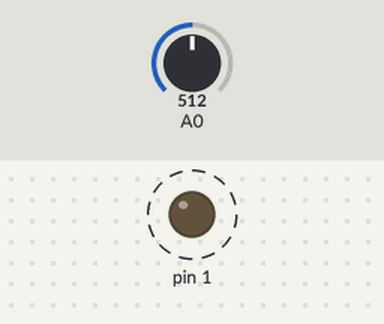
Bench run of a sketch on a simulated Arduino Uno, built for the host (arithmetic inside an expression is 32-bit, double 64-bit). On the bench: output pins drawn as LEDs (lit = HIGH). Dashed ring = blinking. Inputs (shaded band) come from the test bench; at power-on: A0 = 512.

Above: at 1.8 s.
1.9 s: A0 set to 0
At 2.7 s:
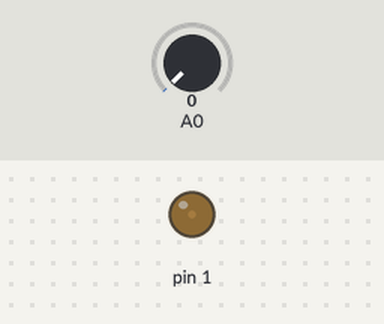
3.6 s: A0 set to 122
At 3.66 s:
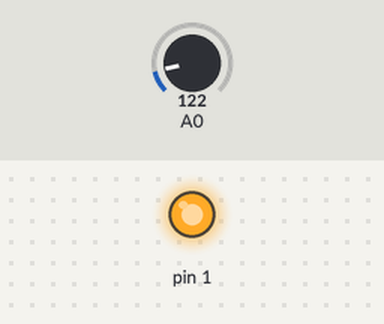
Timing chart, 0 to 13.1 s (numbered marks = the images above; inputs shaded):
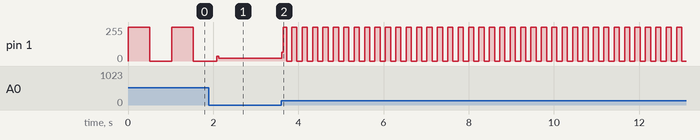

The sketch:

vjezba3_arduino_primjer3_ADC_treptalo.ino
```cpp
/* Program mijenja frekvenciju treptanja svijetlece diodi (LED)
 * koja je spojena na nozicu PB1, ovisno o kutu zakreta potenciometra
 * (POT) otpora 10 KOhma čiji je klizac  spojen na PA0 nozicu mikrokontrolera.
 * Nozicu PA0 (A0) konfigurirati kao analogni ulaz
 * Napomena: funkcija analogRead() za citanje vrijednosti napona s potenciometra
 *           daje vrijednosti u rasponu [0, 1023]. Tu vrijednost uzeti kao
 *           vrijeme trajanje pauze pri promjeni stanja na LED.
 *           Radi se o dakle o pretvorbi napona u vrijeme (trajanje pauze)
 */

#define POT PA0
#define LED PB1

int pot;

void setup() {
  // inicijalizacija LED nozice (PB1) kao izlazne
  pinMode(LED, OUTPUT);
}

void loop() {
  pot = analogRead(POT);

  digitalWrite(LED, HIGH);
  delay(pot);

  digitalWrite(LED, LOW);
  delay(pot);
}
```

Measured:
- after the input at 3.6 s, pin 1: 20/255 → 67/255 at once, then moves between 0/255 and 255/255, repeating every 0.24 s
- by itself, pin 1: alternates 255/255 for 0.51 s and 0/255 for 0.51 s
